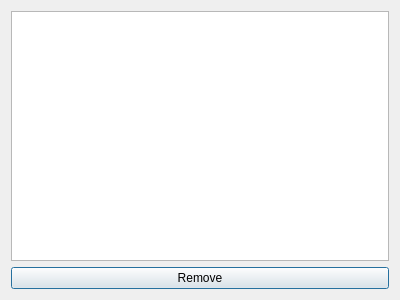
<?xml version="1.0" encoding="UTF-8"?>
<ui version="4.0">
 <class>QlipperWidget</class>
 <widget class="QDialog" name="QlipperWidget">
  <property name="geometry">
   <rect>
    <x>0</x>
    <y>0</y>
    <width>400</width>
    <height>300</height>
   </rect>
  </property>
  <property name="windowTitle">
   <string>QCompanion - Qlipper</string>
  </property>
  <layout class="QVBoxLayout" name="verticalLayout">
   <item>
    <widget class="QTreeView" name="clipboardTree">
     <property name="alternatingRowColors">
      <bool>true</bool>
     </property>
     <property name="selectionMode">
      <enum>QAbstractItemView::SingleSelection</enum>
     </property>
     <property name="indentation">
      <number>10</number>
     </property>
     <property name="rootIsDecorated">
      <bool>true</bool>
     </property>
     <property name="animated">
      <bool>true</bool>
     </property>
     <property name="wordWrap">
      <bool>true</bool>
     </property>
    </widget>
   </item>
   <item>
    <widget class="QPushButton" name="removeButton">
     <property name="text">
      <string>Remove</string>
     </property>
    </widget>
   </item>
  </layout>
 </widget>
 <resources/>
 <connections/>
</ui>
